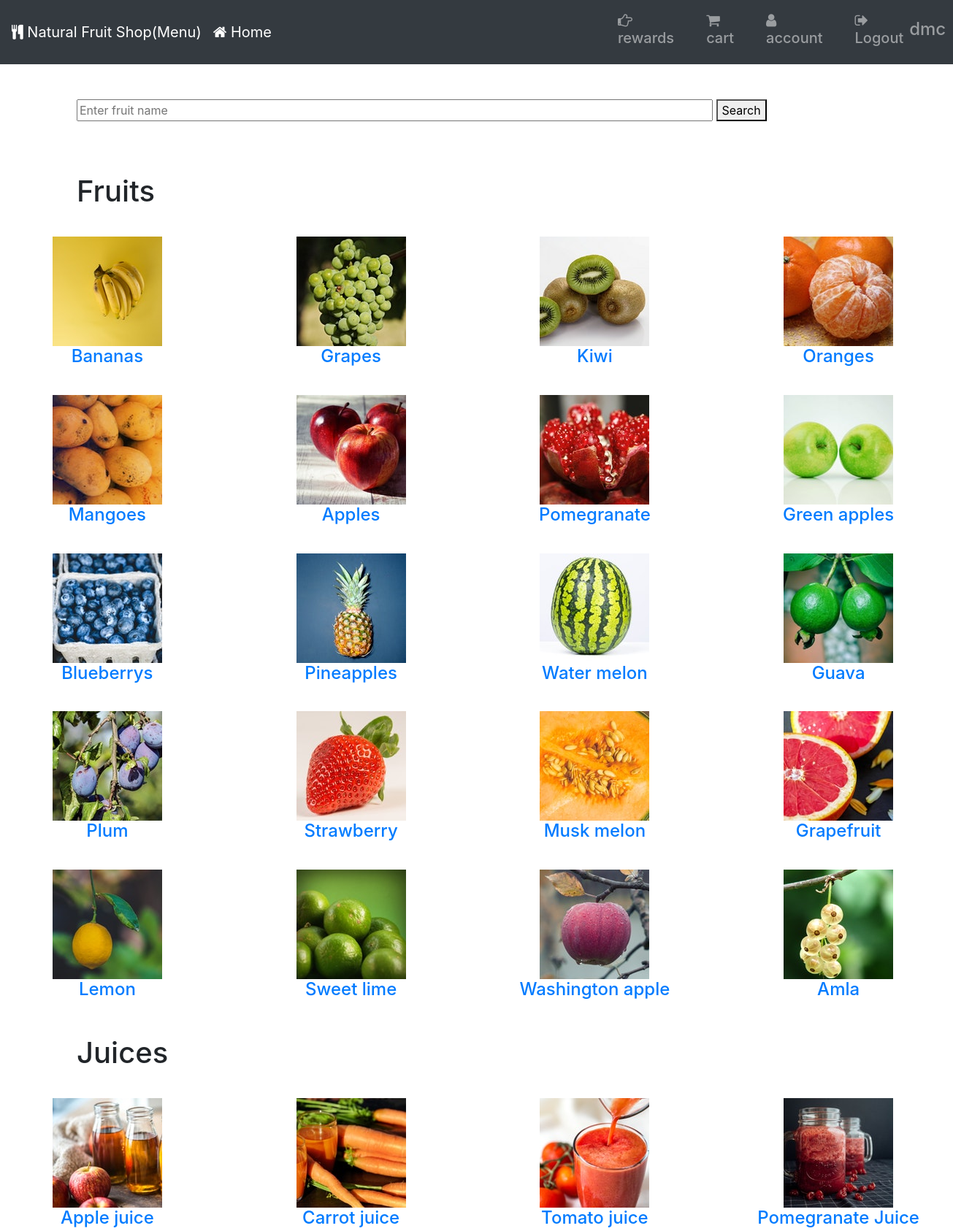
The app's page /shakes/test/ (signed in, upper part) with its own data.
### products/models.py (models this page shows, shortened)
class Product(models.Model):
    title=models.CharField(max_length=120)
    description=models.TextField()
    price=models.DecimalField(max_digits=10,decimal_places=2)
    image=models.FileField(upload_to='products/images/',null=True)
    image2=models.FileField(upload_to='products/images/',null=True)
    slug=models.SlugField(unique=True)
    timestamp=models.DateTimeField(auto_now_add=True, auto_now=False)
    updated=models.DateTimeField(auto_now_add=False, auto_now=True)
    active=models.BooleanField(default=True)

### shakes/views.py (the view)
def test(request):
    p=Product.objects.all()
    z=p[:20]
    q=p[20:31]
    u=p[31:39]
    k=p[39:]
    cart=Cart.objects.all()
    l=len(cart)
    carts=cart[l-1]
    c=carts.products.all()
    l=len(c)
    if request.user.is_authenticated:
        context={'product': z,'juice': q,'shake': u,'cake': k,'username': request.user,'num': l}
    return render(request,'test.html',context)

### shakes/templates/test.html (shortened to what this page needs)
<!doctype html>
<html lang="en">
  <head>
      <link rel="stylesheet" href="https://stackpath.bootstrapcdn.com/bootstrap/4.3.1/css/bootstrap.min.css">
      <link href="https://stackpath.bootstrapcdn.com/font-awesome/4.7.0/css/font-awesome.min.css" rel="stylesheet">
    </head>
    <body>
        <nav class="navbar navbar-expand-lg navbar-dark bg-dark">
  <a class="navbar-brand" href="#"><i class="fa fa-cutlery" aria-hidden="true"></i>
Natural Fruit Shop(Menu)</a>
             <a class="navbar-brand" href="{% url 'fruit' %}"><i class="fa fa-home" aria-hidden="true"></i>
Home</a>
  <div class="collapse navbar-collapse" id="navbarText">
    <ul class="navbar-nav mr-auto">
        <li class="nav-item active reward">
          <h5><a class="nav-link" href="{% url 'reward' %}"><i class="fa fa-hand-o-right" aria-hidden="true"></i>
rewards <span class="sr-only">(current)</span></a></h5>
      </li>
      <li class="nav-item active cart">
          <h5><a class="nav-link" href="{% url 'carts' %}"><i class="fa fa-shopping-cart" aria-hidden="true"></i>
cart <span class="sr-only">(current)</span></a></h5>
      </li>
        <li class="nav-item active account">
          <h5><a class="nav-link" href="{% url 'prof' %}"><i class="fa fa-user" aria-hidden="true"></i>account <span class="sr-only">(current)</span></a></h5>
      </li>
        <li class="nav-item active logo">
          <h5><a class="nav-link" href="{% url 'logo' %}"><i class="fa fa-sign-out" aria-hidden="true"></i>Logout <span class="sr-only">(current)</span></a></h5>
      </li>
    </ul>
    <span class="navbar-text">
        <h4>{{username.username}}</h4>
    </span>
  </div>
</nav>
        <br><br>
        <input type="text" class="comment input-lg " size="80" placeholder="Enter fruit name">
        <button class="pen">Search</button>
        <br><br><br><br>
        <h1>Fruits</h1>
        <div class='row'>
        {% for i in product %}
            <div class='man col-sm-3'>
                <div class="fruit">
                    <a href=""><img src="/static/media/{{i.image}}"></a>
             <h4><a href="{% url 'single-toy' i.slug %}">{{i.title}}</a></h4>
                </div>
            </div>
        {% endfor %}
        </div>
            <h1 class="juices">Juices</h1>
        <div class='row kick'>
        {% for i in juice %}
            <div class='man col-sm-3'>
                <div class="fruit">
                    <a href=""><img src="/static/media/{{i.image}}"></a>
             <h4><a href="{% url 'single-toy' i.slug %}">{{i.title}}</a></h4>
                </div>
            </div>
        {% endfor %}
        </div>
    </body>
</html>

### shakes/templates/test.html (style rules this page uses)
.fruit { margin-left: -10px; margin-top: 30px; text-align: center; }
h1 { margin-left: 105px; }
.juices { margin-top: 40px; }
.comment { margin-left: 105px; }
.cart { margin-left: 28px; }
.reward { margin-left: 450px; }
.account { margin-left: 28px; }
.logo { margin-left: 28px; }

### records on screen
Product: image (picture), title "Bananas"
Product: image (picture), title "Grapes"
Product: image (picture), title "Kiwi"
Product: image (picture), title "Oranges"
Product: image (picture), title "Mangoes"
Product: image (picture), title "Apples"
Product: image (picture), title "Pomegranate"
Product: image (picture), title "Green apples"
Product: image (picture), title "Blueberrys"
Product: image (picture), title "Pineapples"
Product: image (picture), title "Water melon"
Product: image (picture), title "Guava"
Product: image (picture), title "Plum"
Product: image (picture), title "Strawberry"
Product: image (picture), title "Musk melon"
Product: image (picture), title "Grapefruit"
Product: image (picture), title "Lemon"
Product: image (picture), title "Sweet lime"
Product: image (picture), title "Washington apple"
Product: image (picture), title "Amla"
Product: image (picture), title "Apple juice"
Product: image (picture), title "Carrot juice"
Product: image (picture), title "Tomato juice"
Product: image (picture), title "Pomegranate Juice"

### other values on screen
{{ username.username }} "dmc"
